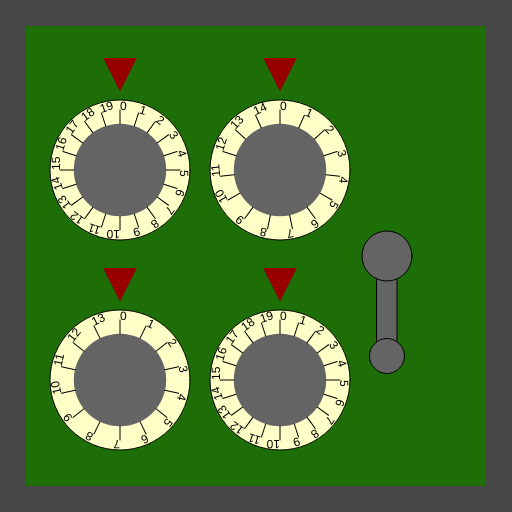
Frame 1 (no input)
Frame 60 (no input): identical to frame 1, image omitted
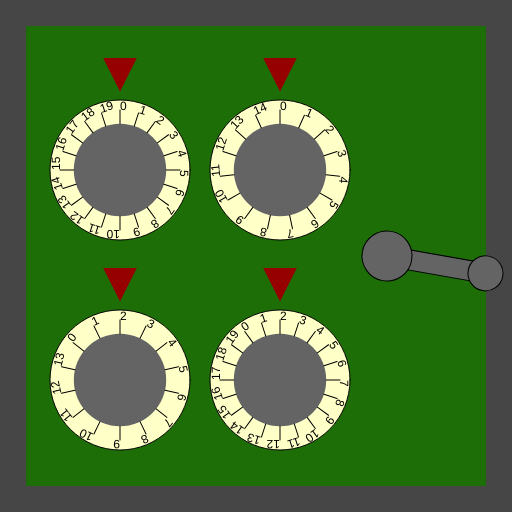
Frame 120 (the mouse pressed at the canvas centre since frame 60)

The p5.js sketch that drew these frames (run headless with seeded random() and noise() and a simulated clock; from frame 60 on, the mouse is pressed at the canvas centre):

// p5.js sketch
// ── sketch.js
/*

Officer: 8118839
CaseNum: 303-2-98191947-8118839

Case 303 - The Case of the Crooked Attorney
Stage 3 - The Gates Bank

I’ve made an appointment for you at the Gates Bank to retrieve your safe deposit box from the vault.
Actually you will break into Torvalds’ one.

Crack the safe by doing the following:

	When the mouse button is released:
	- Make secretStoreKey_a equal to the value of mouseX
	- Use the 'min' function to prevent secretStoreKey_a from going above 15

	When the mouse button is pressed:
	- Decrement secretStoreKey_b by 3
	- Use the 'constrain' function to prevent secretStoreKey_b from falling below 2 and going above 11

	When the mouse button is released:
	- Make secretStoreKey_c equal to the value of mouseX
	- Use the 'constrain' function to prevent secretStoreKey_c from falling below 2 and going above 12

	When the mouse button is pressed:
	- Decrement secretStoreKey_d by 1
	- Use the 'constrain' function to prevent secretStoreKey_d from falling below 2 and going above 14

	Whilst the mouse is moving:
	- Make secretStoreKey_e equal to the value of mouseY
	- Use the 'min' function to prevent secretStoreKey_e from going above 80



This time you'll need to create the relevant event handlers yourself.

There are many possible ways of investigating this case, but you
should use ONLY the following commands:

	- The assignment operator aka. the equals sign !
	- mouseX, mouseY
	- Incrementing +=
	- Decrementing -=
	- min, max
	- constrain

*/

//declare the variables

var secretStoreKey_a;
var secretStoreKey_b;
var secretStoreKey_c;
var secretStoreKey_d;
var secretStoreKey_e;


function preload()
{
	//IMAGES WILL BE LOADED HERE

}

function setup()
{
	createCanvas(512,512);

	//initialise the variables
	secretStoreKey_a = 0;
	secretStoreKey_b = 0;
	secretStoreKey_c = 0;
	secretStoreKey_d = 0;
	secretStoreKey_e = 0;

}

///////////////////EVENT HANDLERS///////////////////

//Create event handlers here to open the safe ...

function mouseReleased()
{
	console.log("mouseReleased");
     // 	When the mouse button is released:
	// - Make secretStoreKey_a equal to the value of mouseX
	// - Use the 'min' function to prevent secretStoreKey_a from going above 15
    secretStoreKey_a = min(mouseX, 15);
    
    // When the mouse button is released:
	// - Make secretStoreKey_c equal to the value of mouseX
	// - Use the 'constrain' function to prevent secretStoreKey_c from falling below 2 and going above 12
    secretStoreKey_c = constrain(mouseX, 2, 12);
}

function mousePressed()
{
	console.log("mousePressed");
    // When the mouse button is pressed:
	// - Decrement secretStoreKey_b by 3
	// - Use the 'constrain' function to prevent secretStoreKey_b from falling below 2 and going above 11
    
    secretStoreKey_b -= 3;
    secretStoreKey_b = constrain(secretStoreKey_b, 2, 11);
    
    // When the mouse button is pressed:
	// - Decrement secretStoreKey_d by 1
	// - Use the 'constrain' function to prevent secretStoreKey_d from falling below 2 and going above 14
    
    secretStoreKey_d -= 1;
    secretStoreKey_d = constrain(secretStoreKey_d, 2, 14);
}

function mouseMoved()
{
	console.log("mouseMoved", mouseX, mouseY);
    // 	Whilst the mouse is moving:
	// - Make secretStoreKey_e equal to the value of mouseY
	// - Use the 'min' function to prevent secretStoreKey_e from going above 80
    secretStoreKey_e = min(mouseY, 80);
}

///////////////DO NOT CHANGE CODE BELOW THIS POINT///////////////////

function draw()
{

	//Draw the safe door
	background(70);
	noStroke();
	fill(29,110,6);
	rect(26,26,width-52,width-52);

	//Draw the combination dials
	push();
	translate(120,170);
	drawDial(140,secretStoreKey_a, 20);
	pop();

	push();
	translate(120,380);
	drawDial(140,secretStoreKey_b, 14);
	pop();

	push();
	translate(280,170);
	drawDial(140,secretStoreKey_c, 15);
	pop();

	push();
	translate(280,380);
	drawDial(140,secretStoreKey_d, 20);
	pop();

	//Draw the lever
	push();
	translate(width - 125,256);
	drawLever(secretStoreKey_e);
	pop();


}

function drawDial(diameter,num,maxNum)
{
	//the combination lock

	var r = diameter * 0.5;
	var p = r * 0.6;

	stroke(0);
	fill(255,255,200);
	ellipse(0,0,diameter,diameter);
	fill(100);
	noStroke();
	ellipse(0,0,diameter*0.66,diameter*0.66);
	fill(150,0,0);
	triangle(
		-p * 0.4,-r-p,
		p * 0.4,-r-p,
		0,-r-p/5
	);

	noStroke();

	push();
	var inc = 360/maxNum;

	rotate(radians(-num * inc));
	for(var i = 0; i < maxNum; i++)
	{
		push();
		rotate(radians(i * inc));
		stroke(0);
		line(0,-r*0.66,0,-(r-10));
		noStroke();
		fill(0);
		text(i,0,-(r-10));
		pop();
	}

	pop();
}

function drawLever(rot)
{
	push();
	rotate(radians(-rot))
	stroke(0);
	fill(100);
	rect(-10,0,20,100);
	ellipse(0,0,50,50);
	ellipse(0,100,35,35);
	pop();
}
